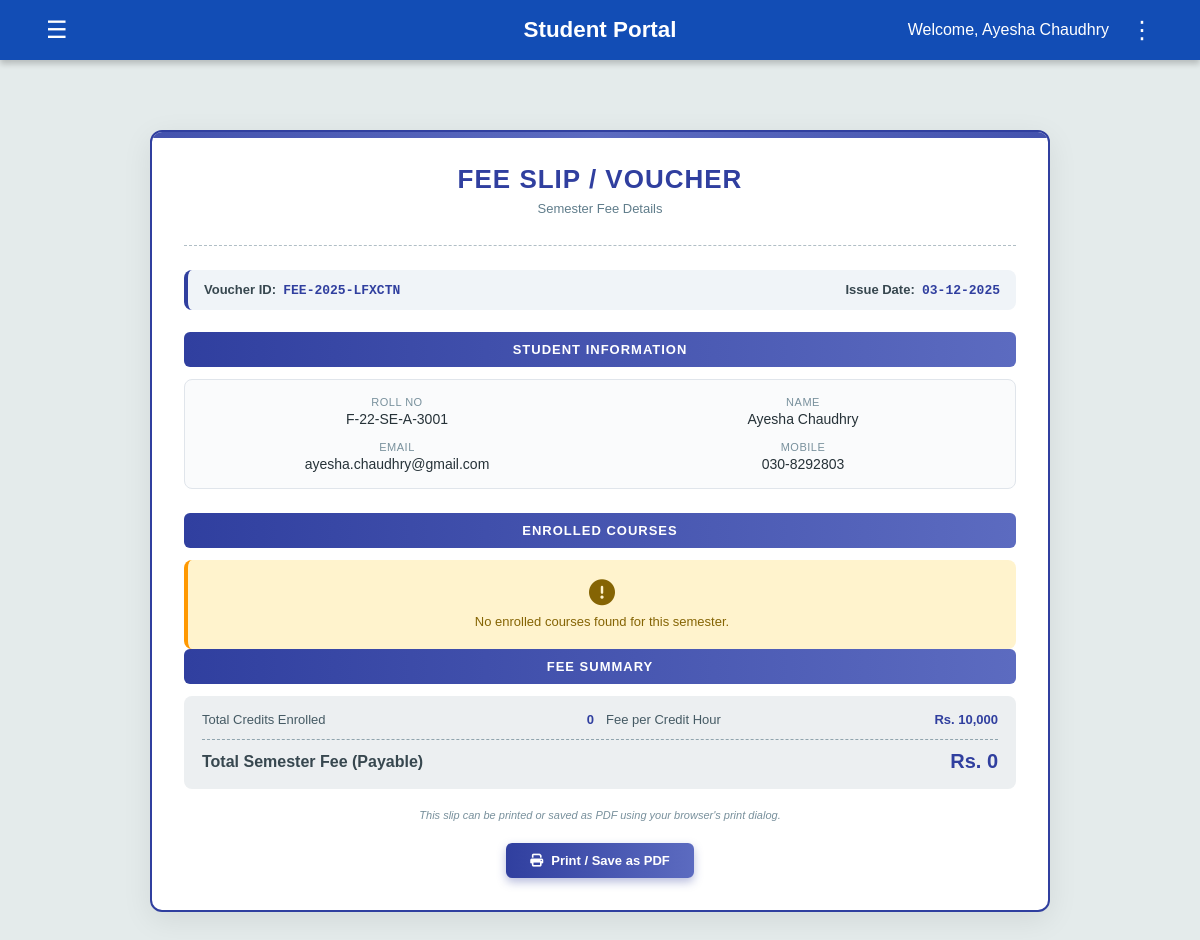
The page /student/fee (signed in) on the database its author committed.
### tables this page shows
CREATE TABLE students (
        Roll_No TEXT PRIMARY KEY,
        Name TEXT,
        Gender TEXT,
        DOB TEXT,
        CNIC TEXT,
        Email TEXT,
        Mobile_No TEXT,
        Current_Address TEXT,
        Permanent_Address TEXT,
        Home_Phone TEXT,
        Postal_Code TEXT,
        Password TEXT
    );

### app.py (the view)
@app.route('/student/fee')
def student_fee():
    if 'user' not in session:
        return redirect(url_for('studentlogin'))
    rollno = session['user']
    conn = sqlite3.connect('flake.db')
    conn.row_factory = sqlite3.Row
    cur = conn.cursor()
    cur.execute("SELECT Roll_No, Name, Email, Mobile_No FROM students WHERE Roll_No = ?", (rollno,))
    student = cur.fetchone()
    cur.execute("""
        SELECT c.Course_Code, c.Course_Name, c.Credit_Hr
        FROM enrollments e
        JOIN courses c ON e.Course_Code = c.Course_Code
        WHERE e.Roll_No = ?
        ORDER BY c.Course_Code
    """, (rollno,))
    courses = cur.fetchall()
    conn.close()
    total_credits = sum(row['Credit_Hr'] or 0 for row in courses)
    fee_per_credit = 10000
    total_fee = total_credits * fee_per_credit
    voucher_id = generate_voucher_id()
    current_date = datetime.now().strftime("%d-%m-%Y")
    return render_template(
        'fee_details.html',
        student=student,
        courses=courses,
        total_credits=total_credits,
        fee_per_credit=fee_per_credit,
        total_fee=total_fee,
        voucher_id=voucher_id,
        current_date=current_date
    )

### app.py (called while the page is built)
def generate_voucher_id():
    year = datetime.now().strftime("%Y")
    rand = ''.join(random.choices(string.ascii_uppercase + string.digits, k=6))
    return f"FEE-{year}-{rand}"

### templates/fee_details.html
{% extends "student_dashboard.html" %}
{% block extra_css %}
<link rel="stylesheet" href="{{ url_for('static', filename='fee_slip.css') }}">
{% endblock %}
{% block content %}
<div class="fee-container">
  <div class="fee-slip">
    <div class="slip-header">
      <h1>FEE SLIP / VOUCHER</h1>
      <p class="subtitle">Semester Fee Details</p>
    </div>
    <div class="voucher-info">
      <div>
        <span class="label">Voucher ID:&nbsp;</span>
        <span class="value">{{ voucher_id }}</span>
      </div>
      <div>
        <span class="label">Issue Date:&nbsp;</span>
        <span class="value">{{ current_date }}</span>
      </div>
    </div>
    <div class="section-title">Student Information</div>
    <div class="student-info">
      <div class="info-row">
        <span class="label">Roll No</span>
        <span class="value">{{ student['Roll_No'] }}</span>
      </div>
      <div class="info-row">
        <span class="label">Name</span>
        <span class="value">{{ student['Name'] }}</span>
      </div>
      <div class="info-row">
        <span class="label">Email</span>
        <span class="value">{{ student['Email'] or 'N/A' }}</span>
      </div>
      <div class="info-row">
        <span class="label">Mobile</span>
        <span class="value">{{ student['Mobile_No'] or 'N/A' }}</span>
      </div>
    </div>
    <div class="section-title">Enrolled Courses</div>
    {% if courses %}
      <table class="courses-table">
        <thead>
          <tr>
            <th style="width: 22%;">Course Code</th>
            <th style="width: 48%;">Course Name</th>
            <th style="width: 15%;">Credit Hrs</th>
            <th style="width: 15%;">Fee (Rs.)</th>
          </tr>
        </thead>
        <tbody>
          {% for c in courses %}
          <tr>
            <td class="code">{{ c['Course_Code'] }}</td>
            <td>{{ c['Course_Name'] }}</td>
            <td class="credits">{{ c['Credit_Hr'] }}</td>
            <td class="fee">{{ "{:,}".format(c['Credit_Hr'] * fee_per_credit) }}</td>
          </tr>
          {% endfor %}
        </tbody>
      </table>
    {% else %}
      <div class="empty-state">
        <i class="fa-solid fa-circle-exclamation"></i>
        <div>No enrolled courses found for this semester.</div>
      </div>
    {% endif %}
    <div class="section-title">Fee Summary</div>
    <div class="fee-summary-box">
      <div class="summary-item">
        <span class="label">Total Credits Enrolled</span>
        <span class="value">{{ total_credits }}</span>
      </div>
      <div class="summary-item">
        <span class="label">Fee per Credit Hour</span>
        <span class="value">Rs. {{ "{:,}".format(fee_per_credit) }}</span>
      </div>
      <div class="total-fee-row">
        <div class="total-text">Total Semester Fee (Payable)</div>
        <div class="total-amount">Rs. {{ "{:,}".format(total_fee) }}</div>
      </div>
    </div>
    <div class="note-text">
      This slip can be printed or saved as PDF using your browser's print dialog.
    </div>
    <div class="action-buttons">
      <button class="btn-print" onclick="window.print()">
        <i class="fa-solid fa-print"></i>
        Print / Save as PDF
      </button>
    </div>
  </div>
</div>
{% endblock %}

### templates/student_dashboard.html (shortened to what this page needs)
<!DOCTYPE html>
<html lang="en">
  {% block extra_css %}{% endblock %}
  <head>
    <link
      rel="stylesheet"
      href="{{ url_for('static', filename='portal_template.css') }}"
    />
    <link
      rel="stylesheet"
      href="https://cdnjs.cloudflare.com/ajax/libs/font-awesome/6.5.0/css/all.min.css"
    />
  </head>
  <body>
    <header>
      <button class="left-btn" id="menuToggle">&#9776;</button>
      <h1 class="portal-title"><b>Student Portal</b></h1>
      <div class="user-info">
        <span>Welcome, {{ session.get('user_name', 'Student') }}</span>
        <button class="options-btn" id="optionsToggle">&#8942;</button>
      </div>
    </header>
    <main>
      {% block content %}{% endblock %}
    </main>
  </body>
</html>

### static/fee_slip.css (style rules this page uses)
.fee-container { max-width: 900px; margin: 30px auto; padding: 0 20px; }
.fee-slip { background: #ffffff; border-radius: 12px; padding: 32px; box-shadow: 0 8px 30px rgba(0, 0, 0, 0.08); border: 2px solid #303f9f; position: relative; overflow: hidden; }
.fee-slip::before { content: ''; position: absolute; top: 0; left: -40%; width: 180%; height: 6px; background: linear-gradient(90deg, #303f9f, #5c6bc0, #303f9f); }
.slip-header { text-align: center; margin-bottom: 24px; padding-bottom: 16px; border-bottom: 1px dashed #b0bec5; }
.slip-header h1 { margin: 0; font-size: 26px; color: #303f9f; font-weight: 700; letter-spacing: 1px; }
.slip-header .subtitle { margin-top: 6px; font-size: 13px; color: #607d8b; }
.voucher-info { display: flex; justify-content: space-between; flex-wrap: wrap; background: #f0f4f8; padding: 12px 16px; border-radius: 8px; border-left: 4px solid #303f9f; margin-bottom: 22px; font-size: 13px; }
.voucher-info .label { font-weight: 600; color: #37474f; }
.voucher-info .value { font-family: "Courier New", monospace; font-weight: 700; color: #303f9f; }
.section-title { font-size: 13px; font-weight: 700; text-transform: uppercase; letter-spacing: 1px; color: #ffffff; background: linear-gradient(90deg, #303f9f, #5c6bc0); padding: 10px 14px; border-radius: 6px; margin-bottom: 12px; }
.student-info { display: grid; grid-template-columns: 1fr 1fr; gap: 14px; background: #fafbfc; border-radius: 8px; padding: 16px; border: 1px solid #e0e5eb; margin-bottom: 24px; }
.info-row { display: flex; flex-direction: column; }
.info-row .label { font-size: 11px; text-transform: uppercase; color: #78909c; margin-bottom: 3px; letter-spacing: 0.5px; }
.info-row .value { font-size: 14px; color: #263238; font-weight: 500; }
.fee-summary-box { background: #eceff1; border-radius: 8px; padding: 16px 18px; display: grid; grid-template-columns: 1fr 1fr; gap: 12px; margin-bottom: 20px; }
.summary-item { display: flex; justify-content: space-between; font-size: 13px; }
.summary-item .label { color: #455a64; }
.summary-item .value { font-weight: 700; color: #303f9f; }
.total-fee-row { grid-column: 1 / -1; padding-top: 10px; border-top: 1px dashed #90a4ae; display: flex; justify-content: space-between; align-items: center; }
.total-text { font-weight: 600; color: #37474f; }
.total-amount { font-size: 20px; font-weight: 800; color: #303f9f; }
.note-text { font-size: 11px; color: #78909c; font-style: italic; margin-top: 6px; }
.action-buttons { margin-top: 22px; display: flex; justify-content: center; gap: 12px; }
.btn-print { background: linear-gradient(90deg, #303f9f, #5c6bc0); color: #ffffff; border: none; padding: 10px 24px; border-radius: 6px; font-size: 13px; font-weight: 600; cursor: pointer; display: inline-flex; align-items: center; gap: 8px; box-shadow: 0 4px 10px rgba(48, 63, 159, 0.35); transition: all 0.2s ease; }
.empty-state { text-align: center; padding: 20px; background: #fff3cd; border-radius: 8px; border-left: 4px solid #ff9800; color: #856404; font-size: 13px; }
.empty-state i { font-size: 26px; margin-bottom: 8px; }

### static/portal_template.css (style rules this page uses)
body { margin: 0; font-family: Arial, Helvetica, sans-serif; background-color: #E4EBEB; color: #333; }
header { background-color: #124DB5; display: flex; justify-content: space-between; align-items: center; padding: 15px 40px; color: white; box-shadow: 0 4px 6px rgba(0,0,0,0.2); position: relative; }
.left-btn, .options-btn { background: none; border: none; color: white; font-size: 24px; cursor: pointer; position: relative; }
.user-info { display: flex; align-items: center; gap: 15px; position: relative; }
main { padding: 40px; text-align: center; }
.portal-title { position: absolute; left: 50%; transform: translateX(-50%); font-size: 1.4rem; font-weight: bold; }

### rows shown on the page
students: get "Ayesha Chaudhry", Roll_No "F-22-SE-A-3001", Name "Ayesha Chaudhry", Email "ayesha.chaudhry@gmail.com", Mobile_No "030-8292803"

### other values the page prints
{{ voucher_id }} "FEE-2025-LFXCTN"
{{ total_credits }} "0"
{{ "{:,}".format(fee_per_credit) }} "10,000"
{{ "{:,}".format(total_fee) }} "0"
